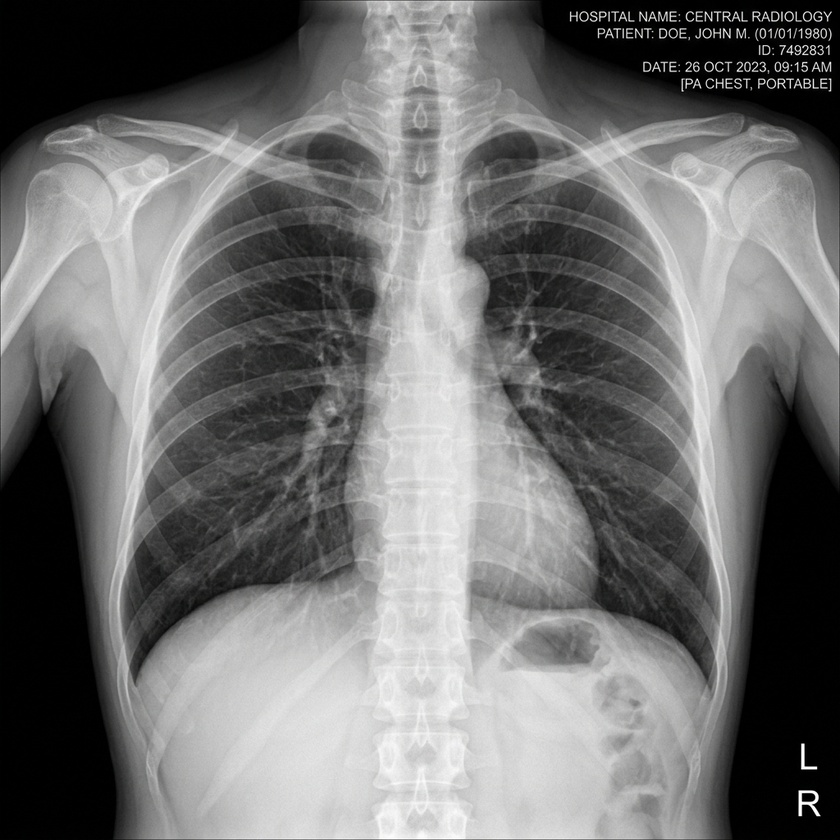
#> input picture reference_images/sample_query.jpg, 840 x 840 px, shrunk from 1024 x 1024 before the run
$ python -i image_quality_analyzer.py   (imports and definitions only)   (older library calls are emulated)
#> lines starting #> are read from the running program, lines starting #| are printed output that depends on the picture
### src/quality/quality_reference.py
"""
MedTrust V1 — Module 5: Quality Reference Configuration (src/quality/quality_reference.py)

Defines reference ranges used for normalizing chest X-ray image-quality metrics.
Reference values are engineering benchmarks derived from chest radiograph distributions.
They are NOT clinical certification standards (AGENTS.md Rule 15).
"""

from __future__ import annotations

import json
from dataclasses import asdict, dataclass
from pathlib import Path
from typing import Optional, Union

# Anchor to MedTrust project root
PROJECT_ROOT = Path(__file__).resolve().parents[2]
DEFAULT_REFERENCE_PATH = PROJECT_ROOT / "outputs" / "quality" / "quality_reference.json"


@dataclass
class QualityReference:
    """
    Reference configuration for technical image-quality normalization.
    Converts raw technical metrics into normalized [0, 1] scores.
    """

    # 1. Sharpness (Variance of Laplacian)
    sharpness_low: float = 10.0
    sharpness_high: float = 160.0

    # 2. Contrast (Grayscale standard deviation)
    contrast_low: float = 20.0
    contrast_high: float = 80.0

    # 3. Brightness (Mean grayscale intensity: target centered)
    brightness_target: float = 160.0
    brightness_tolerance: float = 70.0

    # 4. Clipping (% pixels <= 5 or >= 250)
    clipping_low: float = 0.0
    clipping_high: float = 30.0

    # 5. Noise (Median-filter residual standard deviation)
    noise_low: float = 0.0
    noise_high: float = 15.0

    # 6. Resolution (Minimum spatial dimension in pixels)
    resolution_low: float = 250.0
    resolution_high: float = 1200.0

    def __post_init__(self) -> None:
        """Validate the reference range configuration."""
        self._validate_range(self.sharpness_low, self.sharpness_high, "sharpness")
        self._validate_range(self.contrast_low, self.contrast_high, "contrast")
        self._validate_range(self.clipping_low, self.clipping_high, "clipping")
        self._validate_range(self.noise_low, self.noise_high, "noise")
        self._validate_range(self.resolution_low, self.resolution_high, "resolution")

        if not (0.0 <= self.brightness_target <= 255.0):
            raise ValueError("brightness_target must be between 0.0 and 255.0.")

        if self.brightness_tolerance <= 0.0:
            raise ValueError("brightness_tolerance must be strictly positive.")

    @staticmethod
    def _validate_range(low: float, high: float, name: str) -> None:
        """Ensure reference low/high bounds are well-formed."""
        if low < 0.0:
            raise ValueError(f"{name}_low cannot be negative (got {low}).")
        if high <= low:
            raise ValueError(f"{name}_high must be strictly greater than {name}_low (got low={low}, high={high}).")

    def to_dict(self) -> dict:
        """Convert reference configuration into a standard dictionary."""
        return asdict(self)

    # [6 lines left out: function save, not called in this run]

    @classmethod
    def load(cls, filepath: Optional[Union[str, Path]] = None) -> "QualityReference":
        """
        Load reference configuration from JSON.
        Falls back to DEFAULT_REFERENCE_PATH if filepath is omitted.
        """
        p = Path(filepath) if filepath is not None else DEFAULT_REFERENCE_PATH
        if not p.exists():
            raise FileNotFoundError(f"Quality reference file not found at: {p}")

        with open(p, "r", encoding="utf-8") as f:
            data = json.load(f)

        return cls(**data)


def create_default_reference() -> QualityReference:
    """Create default engineering reference configuration."""
    return QualityReference()

### src/quality/image_quality_analyzer.py
"""
MedTrust V1 — Module 5: Weighted Scoring-Based Image Quality Analyzer
(src/quality/image_quality_analyzer.py)

Evaluates chest X-ray technical radiograph quality using six fundamental indicators:
    1. Sharpness  (Weight: 0.25) — Edge definition via Laplacian variance
    2. Contrast   (Weight: 0.20) — Intensity spread via standard deviation
    3. Brightness (Weight: 0.15) — Target-centered mean luminance (penetration proxy)
    4. Clipping   (Weight: 0.15) — Sensor saturation at extreme black/white levels
    5. Noise      (Weight: 0.15) — Quantum mottle estimate via median filter residual
    6. Resolution (Weight: 0.10) — Spatial dimension fidelity min(height, width)

Scientific Notice:
Quality outputs are engineering reliability indicators for decision support.
They do NOT constitute clinical image-quality certification (AGENTS.md Rule 15 & 28).
"""

from __future__ import annotations

from dataclasses import asdict, dataclass
from pathlib import Path
from typing import Any, Dict, List, Optional, Tuple, Union

import cv2
import numpy as np
from PIL import Image

from .quality_reference import (
    DEFAULT_REFERENCE_PATH,
    QualityReference,
    create_default_reference,
)

# Canonical metric weights (sum to 1.00)
WEIGHTS: Dict[str, float] = {
    "sharpness": 0.25,
    "contrast": 0.20,
    "brightness": 0.15,
    "clipping": 0.15,
    "noise": 0.15,
    "resolution": 0.10,
}


@dataclass
class QualityResult:
    """Stores the complete technical image-quality analysis result."""

    quality_score: float
    status: str
    raw_metrics: Dict[str, float]
    normalized_metrics: Dict[str, float]
    weighted_contributions: Dict[str, float]
    warnings: List[str]
    width: int
    height: int

    # [21 lines left out: function to_dict, not called in this run]


# ============================================================
# IMAGE LOADING & NORMALIZATION
# ============================================================

def load_grayscale_image(
    image_input: Union[str, Path, Image.Image, np.ndarray],
) -> np.ndarray:
    """
    Polymorphic image loader: loads or converts any input to a 2D uint8 grayscale numpy array.
    Supports file paths (str, Path), PIL Images, and NumPy arrays (grayscale or RGB).
    """
    if isinstance(image_input, (str, Path)):
        p = Path(image_input)
        if not p.exists() or not p.is_file():
            raise FileNotFoundError(f"Image file not found: {p}")
        img = cv2.imread(str(p), cv2.IMREAD_GRAYSCALE)
        if img is None:
            # Fallback to PIL in case cv2 has format issues
            try:
                with Image.open(p) as pil_img:
                    return np.array(pil_img.convert("L"), dtype=np.uint8)
            except Exception as e:
                raise ValueError(f"Failed to load image from {p}: {e}")
        return img

    if isinstance(image_input, Image.Image):
        return np.array(image_input.convert("L"), dtype=np.uint8)

    if isinstance(image_input, np.ndarray):
        arr = image_input
        if arr.size == 0:
            raise ValueError("Input image array is empty.")

        # Convert float [0, 1] to uint8 [0, 255]
        if np.issubdtype(arr.dtype, np.floating):
            if arr.max() <= 1.0 + 1e-6:
                arr = np.clip(arr * 255.0, 0, 255).astype(np.uint8)
            else:
                arr = np.clip(arr, 0, 255).astype(np.uint8)

        # Handle 3D (H, W, C) images
        if arr.ndim == 3:
            if arr.shape[2] == 3:
                return cv2.cvtColor(arr, cv2.COLOR_RGB2GRAY)
            elif arr.shape[2] == 4:
                return cv2.cvtColor(arr, cv2.COLOR_RGBA2GRAY)
            elif arr.shape[2] == 1:
                return arr.squeeze(axis=2).astype(np.uint8)

        if arr.ndim == 2:
            return arr.astype(np.uint8)

        raise ValueError(f"Unexpected image array shape: {arr.shape}")

    raise TypeError(f"Unsupported image input type: {type(image_input)}")


# ============================================================
# TECHNICAL METRIC CALCULATIONS
# ============================================================

def calculate_sharpness(gray_img: np.ndarray) -> float:
    """Calculate image sharpness via normalized Variance of Laplacian: Var(Laplacian(I))."""
    laplacian = cv2.Laplacian(gray_img, cv2.CV_64F)
    return float(laplacian.var())


def calculate_contrast(gray_img: np.ndarray) -> float:
    """Calculate image contrast via grayscale intensity standard deviation: std(I)."""
    return float(np.std(gray_img))


def calculate_brightness(gray_img: np.ndarray) -> float:
    """Calculate mean grayscale intensity: mean(I) in [0, 255]."""
    return float(np.mean(gray_img))


def calculate_clipping(
    gray_img: np.ndarray,
    dark_threshold: int = 5,
    bright_threshold: int = 250,
) -> float:
    """
    Calculate the percentage of pixels clipped at extreme black or white levels:
    Clipping % = (count(I <= 5) + count(I >= 250)) / total_pixels * 100.
    """
    dark_pixels = np.sum(gray_img <= dark_threshold)
    bright_pixels = np.sum(gray_img >= bright_threshold)
    total_pixels = gray_img.size
    return float((dark_pixels + bright_pixels) / total_pixels * 100.0)


def calculate_noise(gray_img: np.ndarray) -> float:
    """
    Estimate image noise level via high-frequency residual from a 3x3 median filter:
    Residual = I - MedianFilter(I); Noise ≈ std(Residual).
    """
    denoised = cv2.medianBlur(gray_img, 3)
    residual = gray_img.astype(np.float32) - denoised.astype(np.float32)
    return float(np.std(residual))


def calculate_resolution(gray_img: np.ndarray) -> float:
    """Calculate minimum spatial dimension: min(height, width)."""
    h, w = gray_img.shape[:2]
    return float(min(h, w))


def calculate_raw_metrics(gray_img: np.ndarray) -> Dict[str, float]:
    """Calculate all six raw technical quality metrics."""
    return {
        "sharpness": calculate_sharpness(gray_img),
        "contrast": calculate_contrast(gray_img),
        "brightness": calculate_brightness(gray_img),
        "clipping": calculate_clipping(gray_img),
        "noise": calculate_noise(gray_img),
        "resolution": calculate_resolution(gray_img),
    }


# ============================================================
# NORMALIZATION HELPERS
# ============================================================

def normalize_higher_is_better(value: float, low: float, high: float) -> float:
    """Normalize a metric where higher values represent superior technical quality."""
    if high <= low:
        raise ValueError(f"High reference bound ({high}) must be strictly greater than low ({low}).")
    normalized = (value - low) / (high - low)
    return float(np.clip(normalized, 0.0, 1.0))


def normalize_lower_is_better(value: float, low: float, high: float) -> float:
    """Normalize a metric where lower values represent superior technical quality (e.g. clipping, noise)."""
    if high <= low:
        raise ValueError(f"High reference bound ({high}) must be strictly greater than low ({low}).")
    normalized = 1.0 - (value - low) / (high - low)
    return float(np.clip(normalized, 0.0, 1.0))


def normalize_brightness(value: float, target: float, tolerance: float) -> float:
    """
    Normalize brightness using target-centered penetration reference:
    Score = 1.0 - |value - target| / tolerance, clipped to [0, 1].
    """
    if tolerance <= 0:
        raise ValueError("Brightness tolerance must be strictly greater than zero.")
    distance = abs(value - target)
    score = 1.0 - (distance / tolerance)
    return float(np.clip(score, 0.0, 1.0))


def normalize_metrics(
    raw_metrics: Dict[str, float],
    reference: QualityReference,
) -> Dict[str, float]:
    """Convert all raw technical metrics into normalized [0, 1] scores using reference ranges."""
    return {
        "sharpness": normalize_higher_is_better(
            raw_metrics["sharpness"], reference.sharpness_low, reference.sharpness_high
        ),
        "contrast": normalize_higher_is_better(
            raw_metrics["contrast"], reference.contrast_low, reference.contrast_high
        ),
        "brightness": normalize_brightness(
            raw_metrics["brightness"], reference.brightness_target, reference.brightness_tolerance
        ),
        "clipping": normalize_lower_is_better(
            raw_metrics["clipping"], reference.clipping_low, reference.clipping_high
        ),
        "noise": normalize_lower_is_better(
            raw_metrics["noise"], reference.noise_low, reference.noise_high
        ),
        "resolution": normalize_higher_is_better(
            raw_metrics["resolution"], reference.resolution_low, reference.resolution_high
        ),
    }


# ============================================================
# COMPOSITE SCORING & WARNING GENERATION
# ============================================================

def calculate_weighted_score(
    normalized_metrics: Dict[str, float],
) -> Tuple[float, Dict[str, float]]:
    """
    Compute weighted composite quality score Q in [0, 100].
    Returns final score and individual weighted contributions.
    """
    contributions = {
        metric: normalized_metrics[metric] * weight
        for metric, weight in WEIGHTS.items()
    }
    normalized_score = sum(contributions.values())
    quality_score = float(normalized_score * 100.0)
    return quality_score, contributions


def determine_status(quality_score: float, threshold: float = 55.0) -> str:
    """Determine acceptance status based on predefined technical threshold."""
    return "ACCEPTED" if quality_score >= threshold else "REJECTED"


def generate_warnings(
    raw_metrics: Dict[str, float],
    normalized_metrics: Dict[str, float],
) -> List[str]:
    """
    Generate human-interpretable technical quality warnings.
    Includes the essential clinical pathology safeguard (AGENTS.md Rule 15).
    """
    warnings: List[str] = []

    if normalized_metrics["sharpness"] < 0.30:
        warnings.append("Low sharpness detected. Radiograph may contain reduced edge definition.")

    if normalized_metrics["contrast"] < 0.30:
        warnings.append("Low contrast detected. Dynamic intensity differences between tissues may be limited.")

    if normalized_metrics["brightness"] < 0.30:
        warnings.append("Brightness / exposure deviates substantially from the calibrated reference range.")

    if normalized_metrics["clipping"] < 0.30:
        warnings.append("High pixel clipping detected. Anatomical data may be saturated in dense white or pure black regions.")

    if normalized_metrics["noise"] < 0.30:
        warnings.append("Elevated high-frequency noise / quantum mottle detected.")

    if normalized_metrics["resolution"] < 0.30:
        warnings.append("Low image resolution detected (< 250px spatial dimension).")

    # Clinical pathology safeguard: dense consolidation/effusion can reduce edge variance without being technical blur
    if (
        normalized_metrics["sharpness"] < 0.30
        and normalized_metrics["contrast"] >= 0.50
        and normalized_metrics["brightness"] >= 0.50
        and normalized_metrics["noise"] >= 0.50
    ):
        warnings.append(
            "Low sharpness may be influenced by anatomical content or pathology (e.g. extensive consolidation); "
            "technical blur cannot be concluded from sharpness alone."
        )

    return warnings


# ============================================================
# MAIN QUALITY ANALYZER CLASS
# ============================================================

class WeightedImageQualityAnalyzer:
    """
    Unified Image Quality Analyzer for MedTrust (Module 5).
    Evaluates, normalizes, and aggregates radiograph technical quality indicators.
    """

    def __init__(
        self,
        reference: Optional[QualityReference] = None,
        acceptance_threshold: float = 55.0,
    ) -> None:
        if reference is None:
            try:
                reference = QualityReference.load(DEFAULT_REFERENCE_PATH)
            except Exception:
                reference = create_default_reference()

        self.reference = reference
        self.acceptance_threshold = float(acceptance_threshold)

    def analyze(
        self,
        image_input: Union[str, Path, Image.Image, np.ndarray],
    ) -> QualityResult:
        """
        Perform complete technical image quality assessment on any supported input.
        """
        gray_img = load_grayscale_image(image_input)
        height, width = gray_img.shape[:2]

        raw_metrics = calculate_raw_metrics(gray_img)
        normalized_metrics = normalize_metrics(raw_metrics, self.reference)
        quality_score, weighted_contributions = calculate_weighted_score(normalized_metrics)
        status = determine_status(quality_score, threshold=self.acceptance_threshold)
        warnings = generate_warnings(raw_metrics, normalized_metrics)

        return QualityResult(
            quality_score=quality_score,
            status=status,
            raw_metrics=raw_metrics,
            normalized_metrics=normalized_metrics,
            weighted_contributions=weighted_contributions,
            warnings=warnings,
            width=width,
            height=height,
        )


# [33 lines left out: function print_quality_report, not called in this run]

>>> import cv2
>>> picture = cv2.cvtColor(cv2.imread('../../reference_images/sample_query.jpg'), cv2.COLOR_BGR2RGB)
>>> result = WeightedImageQualityAnalyzer().analyze(picture)
#> in calculate_sharpness, `laplacian = cv2.Laplacian(gray_img, cv2.CV_64F)`:
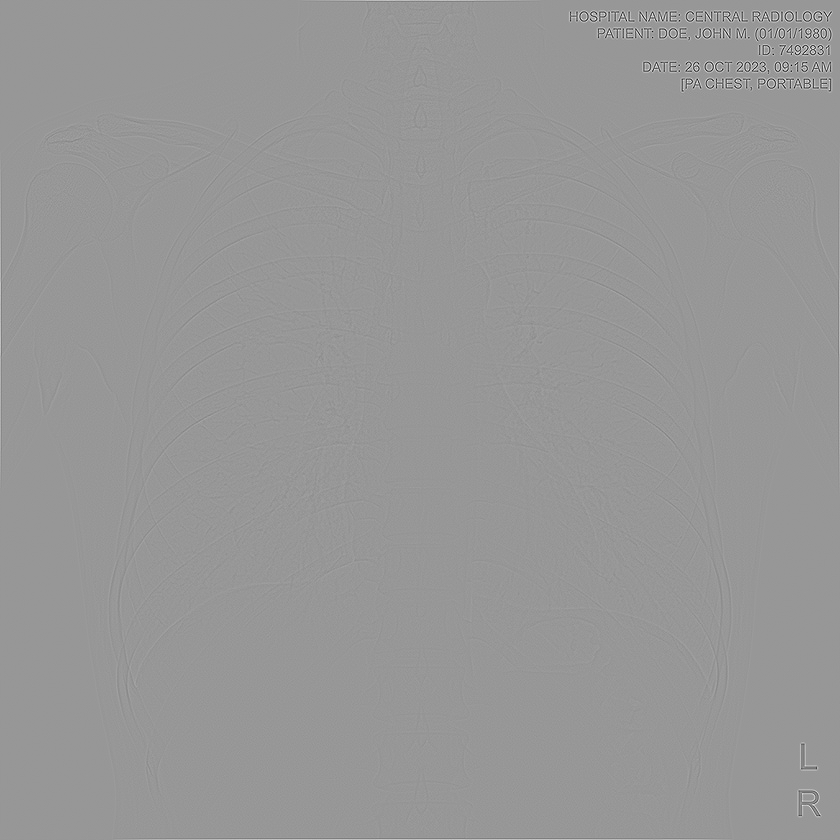
#> laplacian: shape (840, 840) float64; min -658, max 450, mean 0.1; drawn with min black and max white
#> in calculate_clipping, `dark_pixels = np.sum(gray_img <= dark_threshold)`: dark_pixels = 116200
#> in calculate_clipping, `bright_pixels = np.sum(gray_img >= bright_threshold)`: bright_pixels = 290
#> in calculate_noise, `residual = gray_img.astype(np.float32) - denoised.astype(np.float32)`:
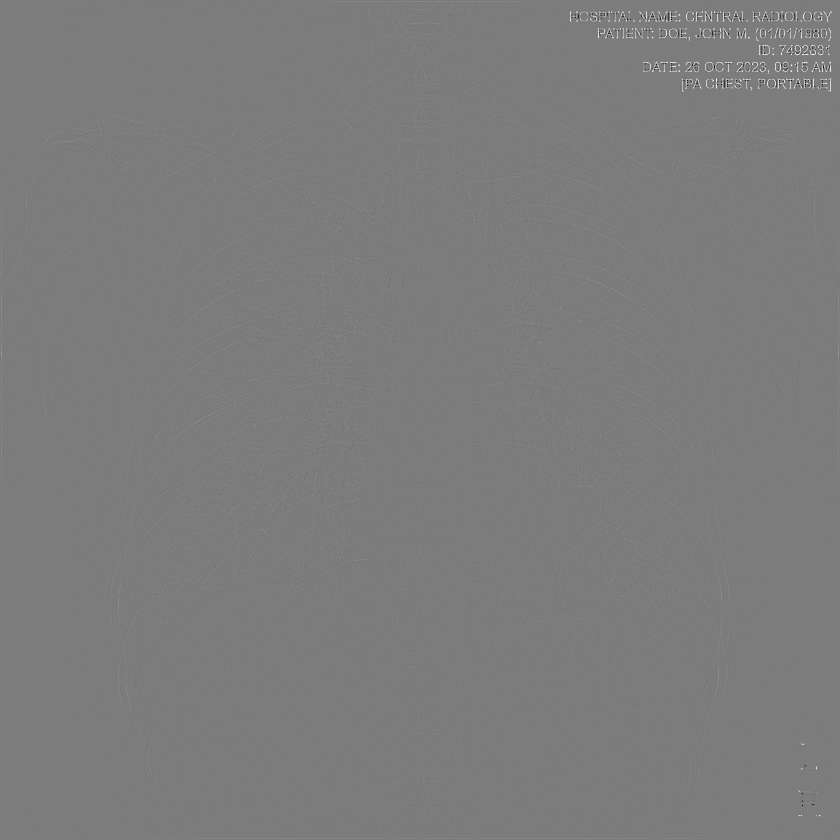
#> residual: shape (840, 840) float32; min -181, max 190, mean 0.3; drawn with min black and max white
#> in calculate_resolution, `h, w = gray_img.shape[:2]`: h = 840
#> in analyze, `raw_metrics = calculate_raw_metrics(gray_img)`: raw_metrics = {'sharpness': 622.4, 'contrast': 75.42, 'brightness': 113.2, 'clipping': 16.51, 'noise': 6.29, 'resolution': 840}
#> in analyze, `normalized_metrics = normalize_metrics(raw_metrics, self.reference)`: normalized_metrics = {'sharpness': 1, 'contrast': 0.924, 'brightness': 0.332, 'clipping': 0.45, 'noise': 0.58, 'resolution': 0.621}
#> in calculate_weighted_score, `contributions = { metric: normalized_metrics[metric] * weight for metr..`: contributions = {'sharpness': 0.25, 'contrast': 0.185, 'brightness': 0.0498, 'clipping': 0.0675, 'noise': 0.0871, 'resolution': 0.0621}
#> in calculate_weighted_score, `normalized_score = sum(contributions.values())`: normalized_score = 0.701
#> in calculate_weighted_score, `quality_score = float(normalized_score * 100.0)`: quality_score = 70.11
#> in analyze, `quality_score, weighted_contributions = calculate_weighted_score(norma..`: weighted_contributions has the same summary as contributions in calculate_weighted_score
#> in analyze, `status = determine_status(quality_score, threshold=self.acceptance_thr..`: status = 'ACCEPTED'
#> in analyze, `warnings = generate_warnings(raw_metrics, normalized_metrics)`: warnings = []
